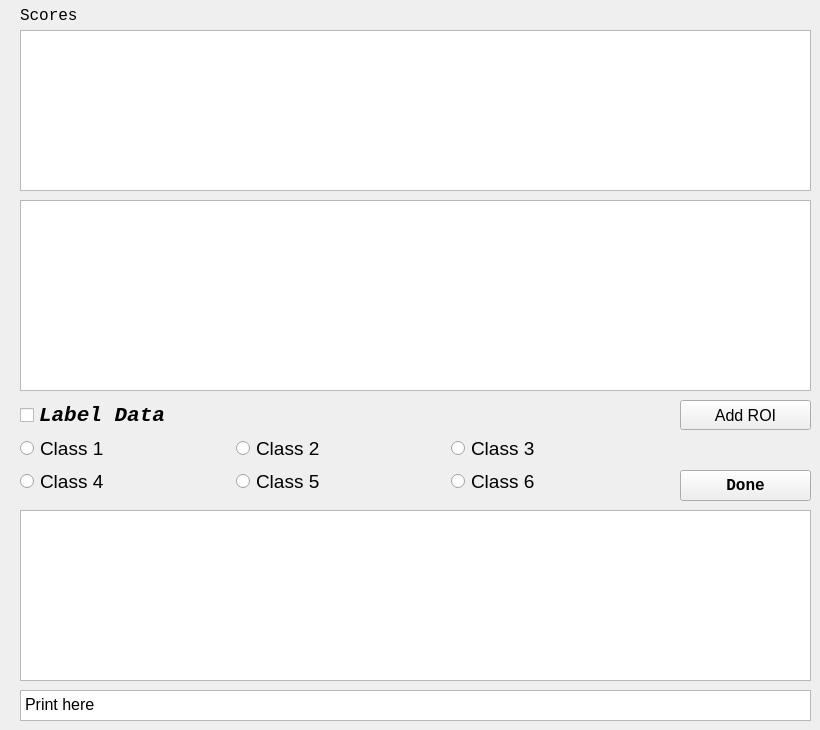
    <widget class="QWidget" name="tab_3">
     <attribute name="title">
      <string>Scores(Label here)</string>
     </attribute>
     <widget class="QWidget" name="layoutWidget">
      <property name="geometry">
       <rect>
        <x>20</x>
        <y>401</y>
        <width>641</width>
        <height>94</height>
       </rect>
      </property>
      <layout class="QGridLayout" name="gridLayout_7">
       <item row="1" column="0">
        <widget class="QRadioButton" name="Class1radioButton">
         <property name="font">
          <font>
           <pointsize>14</pointsize>
          </font>
         </property>
         <property name="text">
          <string>Class 1</string>
         </property>
        </widget>
       </item>
       <item row="1" column="1">
        <widget class="QRadioButton" name="Class2radioButton">
         <property name="font">
          <font>
           <pointsize>14</pointsize>
          </font>
         </property>
         <property name="text">
          <string>Class 2</string>
         </property>
        </widget>
       </item>
       <item row="1" column="2">
        <widget class="QRadioButton" name="Class3radioButton">
         <property name="font">
          <font>
           <pointsize>14</pointsize>
          </font>
         </property>
         <property name="text">
          <string>Class 3</string>
         </property>
        </widget>
       </item>
       <item row="2" column="0">
        <widget class="QRadioButton" name="Class4radioButton">
         <property name="font">
          <font>
           <pointsize>14</pointsize>
          </font>
         </property>
         <property name="text">
          <string>Class 4</string>
         </property>
        </widget>
       </item>
       <item row="2" column="1">
        <widget class="QRadioButton" name="Class5radioButton">
         <property name="font">
          <font>
           <pointsize>14</pointsize>
          </font>
         </property>
         <property name="text">
          <string>Class 5</string>
         </property>
        </widget>
       </item>
       <item row="2" column="2">
        <widget class="QRadioButton" name="Class6radioButton">
         <property name="font">
          <font>
           <pointsize>14</pointsize>
          </font>
         </property>
         <property name="text">
          <string>Class 6</string>
         </property>
        </widget>
       </item>
       <item row="0" column="0" colspan="3">
        <widget class="QCheckBox" name="LabelDatacheckBox">
         <property name="font">
          <font>
           <family>Consolas</family>
           <pointsize>16</pointsize>
           <weight>75</weight>
           <italic>true</italic>
           <bold>true</bold>
           <underline>false</underline>
          </font>
         </property>
         <property name="text">
          <string>Label Data</string>
         </property>
        </widget>
       </item>
      </layout>
     </widget>
     <widget class="QTextBrowser" name="LabelDisplaytextBrowser">
      <property name="geometry">
       <rect>
        <x>20</x>
        <y>690</y>
        <width>791</width>
        <height>31</height>
       </rect>
      </property>
      <property name="html">
       <string>&lt;!DOCTYPE HTML PUBLIC &quot;-//W3C//DTD HTML 4.0//EN&quot; &quot;http://www.w3.org/TR/REC-html40/strict.dtd&quot;&gt;
&lt;html&gt;&lt;head&gt;&lt;meta name=&quot;qrichtext&quot; content=&quot;1&quot; /&gt;&lt;style type=&quot;text/css&quot;&gt;
p, li { white-space: pre-wrap; }
&lt;/style&gt;&lt;/head&gt;&lt;body style=&quot; font-family:'Consolas'; font-size:12pt; font-weight:400; font-style:normal;&quot;&gt;
&lt;p style=&quot; margin-top:0px; margin-bottom:0px; margin-left:0px; margin-right:0px; -qt-block-indent:0; text-indent:0px;&quot;&gt;Print here&lt;/p&gt;&lt;/body&gt;&lt;/html&gt;</string>
      </property>
     </widget>
     <widget class="QPushButton" name="AddRectpushButton">
      <property name="geometry">
       <rect>
        <x>680</x>
        <y>400</y>
        <width>131</width>
        <height>30</height>
       </rect>
      </property>
      <property name="font">
       <font>
        <pointsize>12</pointsize>
       </font>
      </property>
      <property name="text">
       <string>Add ROI</string>
      </property>
     </widget>
     <widget class="QPushButton" name="FinishiButton">
      <property name="geometry">
       <rect>
        <x>680</x>
        <y>470</y>
        <width>131</width>
        <height>31</height>
       </rect>
      </property>
      <property name="font">
       <font>
        <family>Consolas</family>
        <pointsize>12</pointsize>
        <weight>75</weight>
        <bold>true</bold>
       </font>
      </property>
      <property name="text">
       <string>Done</string>
      </property>
     </widget>
     <widget class="QLabel" name="Scores">
      <property name="geometry">
       <rect>
        <x>20</x>
        <y>0</y>
        <width>81</width>
        <height>31</height>
       </rect>
      </property>
      <property name="minimumSize">
       <size>
        <width>81</width>
        <height>0</height>
       </size>
      </property>
      <property name="font">
       <font>
        <family>Consolas</family>
        <pointsize>12</pointsize>
       </font>
      </property>
      <property name="text">
       <string>Scores</string>
      </property>
     </widget>
     <widget class="PlotWidget" name="ScoresgraphicsView">
      <property name="geometry">
       <rect>
        <x>20</x>
        <y>200</y>
        <width>791</width>
        <height>191</height>
       </rect>
      </property>
      <property name="sizePolicy">
       <sizepolicy hsizetype="Expanding" vsizetype="Expanding">
        <horstretch>0</horstretch>
        <verstretch>0</verstretch>
       </sizepolicy>
      </property>
      <property name="backgroundBrush">
       <brush brushstyle="NoBrush">
        <color alpha="255">
         <red>255</red>
         <green>255</green>
         <blue>255</blue>
        </color>
       </brush>
      </property>
     </widget>
     <widget class="QTableWidget" name="BadDatatableWidget">
      <property name="geometry">
       <rect>
        <x>20</x>
        <y>30</y>
        <width>791</width>
        <height>161</height>
       </rect>
      </property>
     </widget>
     <widget class="PlotWidget" name="ScoresAnalysgraphicsView">
      <property name="geometry">
       <rect>
        <x>20</x>
        <y>510</y>
        <width>791</width>
        <height>171</height>
       </rect>
      </property>
      <property name="sizePolicy">
       <sizepolicy hsizetype="Expanding" vsizetype="Expanding">
        <horstretch>0</horstretch>
        <verstretch>0</verstretch>
       </sizepolicy>
      </property>
      <property name="backgroundBrush">
       <brush brushstyle="NoBrush">
        <color alpha="255">
         <red>255</red>
         <green>255</green>
         <blue>255</blue>
        </color>
       </brush>
      </property>
     </widget>
    </widget>
